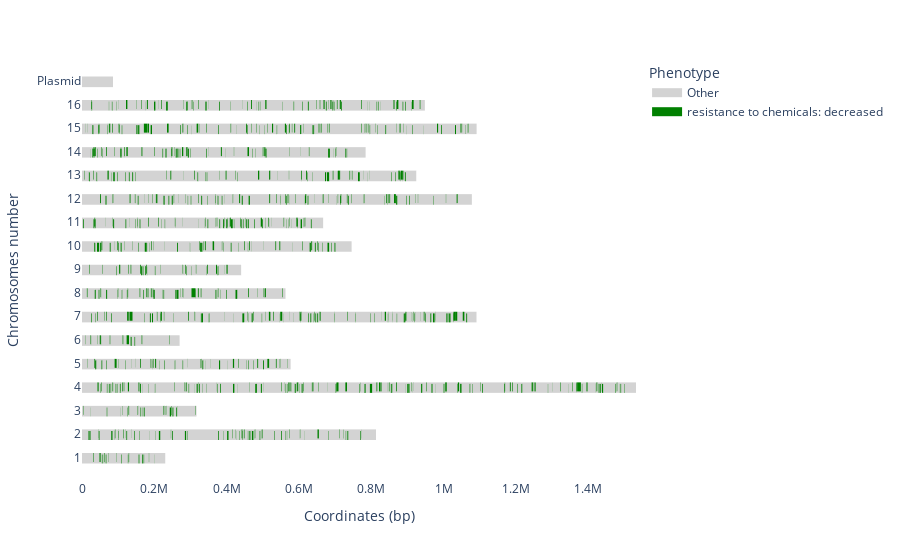

The notebook cell this image was saved under:
### Code cell
%%time

chrom_sense = get_locus_info("../SCERE.db",
                             """Primary_SGDID, count(SGDID), Start_coordinate, Stop_coordinate, Chromosome, Phenotype""",
                            "SGD_features, phenotypes",
                             """AND (Strand == 'W') AND (SGDID == Primary_SGDID) """, """ GROUP BY SGDID """,
                             """ Start_coordinate"""
                            )[0]

#display(chrom_sense)
chrom_sense = format_coordinates(chrom_sense, list(range(0,108,6)))
#display(chrom_sense)

chrom_antisense = get_locus_info("../SCERE.db",
                                 """Primary_SGDID, count(SGDID), Start_coordinate, Stop_coordinate, Chromosome, Phenotype""",
                                 "SGD_features, phenotypes",
                                 """AND (Strand == 'C') AND (SGDID == Primary_SGDID) """, """ GROUP BY SGDID """,
                                 """ Start_coordinate"""
                                )[1]

chrom_antisense = format_coordinates(chrom_antisense, list(i - 0.4 for i in range(0,108,6)))

whole_genome = chrom_sense.append(chrom_antisense)
display(whole_genome)

genome_drawing(whole_genome, "discreet", "Phenotype", "resistance to chemicals: decreased", "green")

### Figure 1 — Plotly figure (JSON) as saved in the notebook; plotly's stock layout.template omitted (floating-point values rounded to 4 significant figures; data arrays with more than 128 entries replaced by an {"elided": "..."} marker saying what was removed)
{"data": [{"hovertemplate": "Phenotype=Other<br>Start_coordinate=%{x}<br>Stop_coordinate=%{y}<extra></extra>", "legendgroup": "Other", "line": {"color": "lightgrey", "dash": "solid", "width": 9}, "mode": "lines", "name": "Other", "showlegend": true, "type": "scattergl", "x": {"elided": "16786 mixed values"}, "xaxis": "x", "y": {"elided": "16786 mixed values"}, "yaxis": "y"}, {"hovertemplate": "Phenotype=resistance to chemicals: decreased<br>Start_coordinate=%{x}<br>Stop_coordinate=%{y}<extra></extra>", "legendgroup": "resistance to chemicals: decreased", "line": {"color": "green", "dash": "solid", "width": 9}, "mode": "lines", "name": "resistance to chemicals: decreased", "showlegend": true, "type": "scattergl", "x": {"elided": "2862 mixed values"}, "xaxis": "x", "y": {"elided": "2862 float values"}, "yaxis": "y"}], "layout": {"legend": {"title": {"text": "Phenotype"}, "tracegroupgap": 0}, "margin": {"t": 60}, "plot_bgcolor": "white", "showlegend": true, "xaxis": {"anchor": "y", "domain": [0, 1], "showgrid": false, "title": {"text": "Coordinates (bp)"}}, "yaxis": {"anchor": "x", "domain": [0, 1], "showgrid": false, "tickmode": "array", "ticktext": ["1", "2", "3", "4", "5", "6", "7", "8", "9", "10", "11", "12", "13", "14", "15", "16", "Plasmid"], "tickvals": [0, 6, 12, 18, 24, 30, 36, 42, 48, 54, 60, 66, 72, 78, 84, 90, 96], "title": {"text": "Chromosomes number"}}}}
